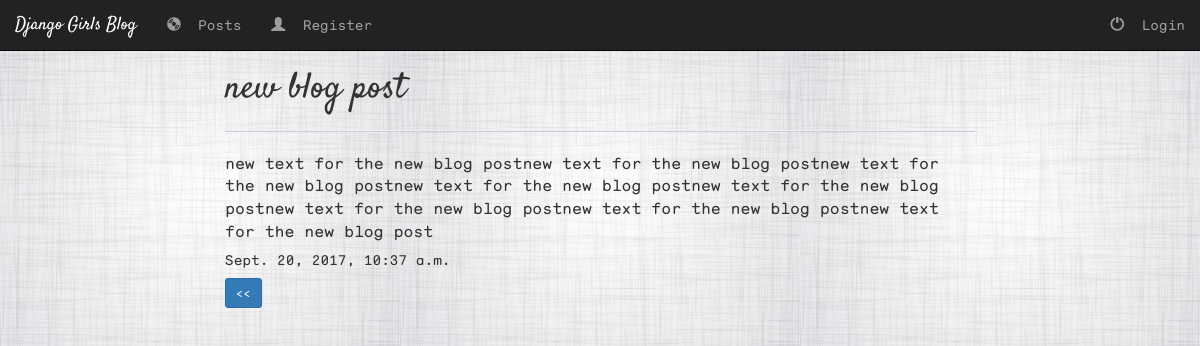
The app's page /blog/post/1/detail/ with its own data.
### blog/models.py (models this page shows, shortened)
class Post(models.Model):
    title = models.CharField(max_length=200)
    text = models.TextField()
    author = models.ForeignKey(User)
    created_date = models.DateTimeField(default = timezone.now)
    published_date = models.DateTimeField(blank = True, null=True)
    def __str__(self):
        return self.title

### blog/views.py (the view)
# urls.py: url(r'^post/(?P<pk>[0-9]+)/detail/$',views.DetailView.as_view(),name='detail'),
class DetailView(generic.DetailView):
    template_name = 'blog/detail.html'
    model = Post

### blog/templates/blog/detail.html (shortened to what this page needs)
{% extends 'blog/base.html' %} {% block posts_active %}active{% endblock %} {% block body %}
<div>
    <div class="col-md-8 col-md-offset-2">
        <div>
            <h1 class="post-title">{{post}}</h1>
            <hr class="horizontal-line">
        <p style="font-size:16px;">{{post.text}}</p>
        </div>
        <p>
            <h5>{{post.created_date}}</h5>
            <a href="{% url 'blog:posts' %}" class="btn btn-primary btn-sm" role="button">
                    <span><<</span>
            </a>
        </p>
    </div>
</div>
{% endblock %}

### blog/static/blog/css/style.css (style rules this page uses)
body { background: white url('../../blog/images/album_bg.png'); font-family: Monosten; margin-top: 50px; }
.post-title { font-family: Satisfy; font-style:bold; }
.horizontal-line { border-bottom: 0.5px solid #C6D2DB; }

### records on screen
Post: title "new blog post", text "new text for the new blog postnew text for the new blog postnew text for the new blog postnew text for the new blog postnew text for the new blog postnew text for the new blog postnew text for the new blog postnew text for the new blog post", created_date "Sept. 20, 2017, 10:37 a.m."
